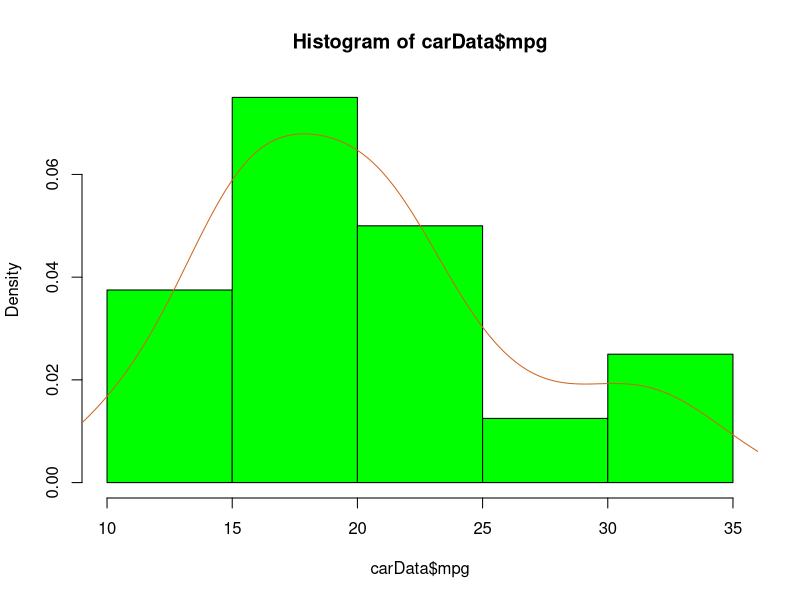
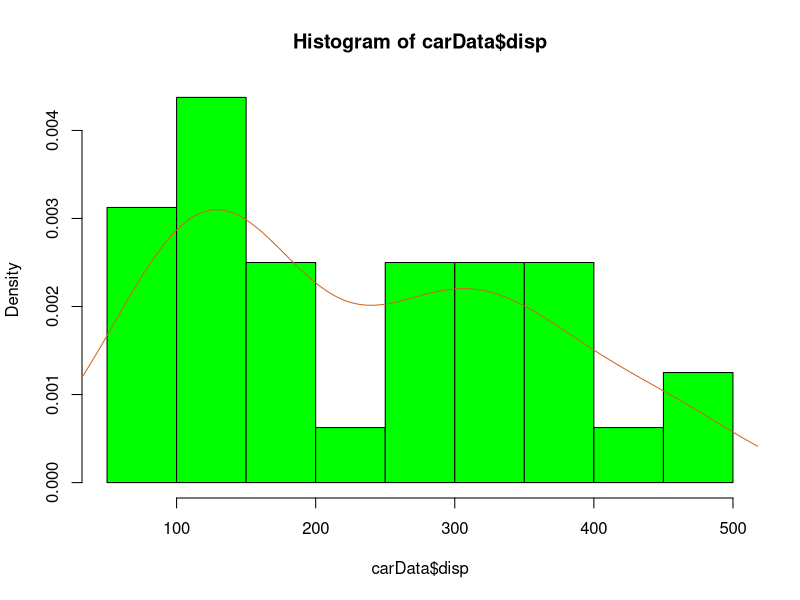
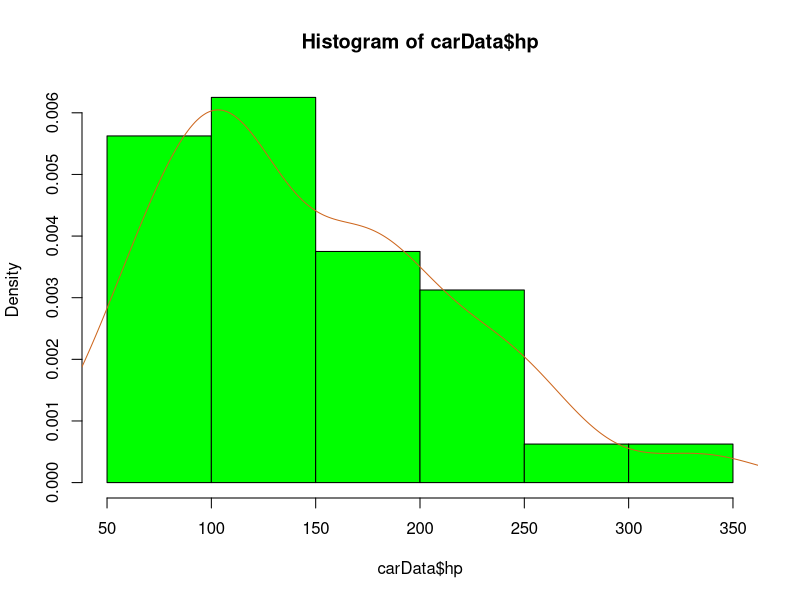
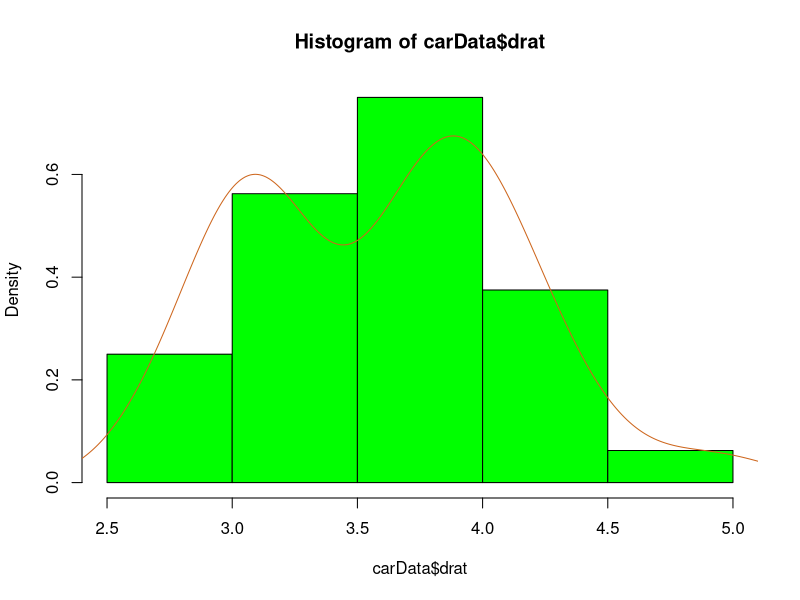
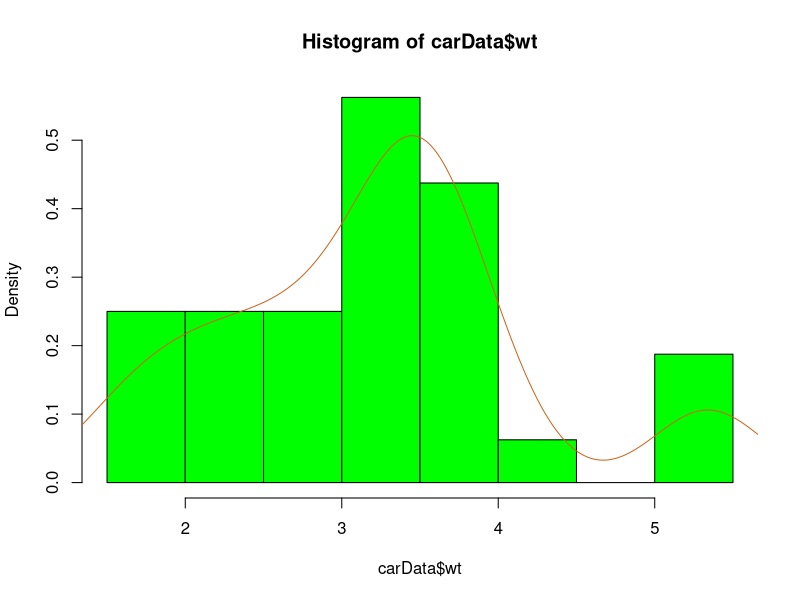
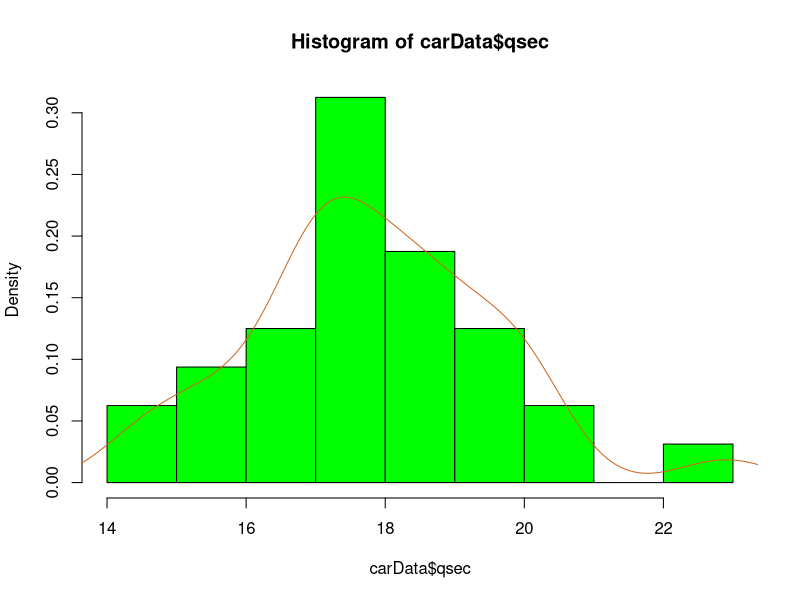

These figures' R source, in order: (Note: this script raises an error after producing the figures.)
rm(list=ls())
#library(moments)
library(e1071)
library(ggplot2)
mtcars
#Read description about the dataset
?mtcars
carData <- mtcars
#TOtal NUmber of Observations
# Use dim() to find the dimension of the data set
number.of.observations<-dim(carData)[1]
number.of.variables<-dim(carData)[2]

car.with.largest.hp<-row.names(subset(carData, carData$hp==max(carData$hp)))
car.with.largest.hp                                      

car.with.least.hp<-row.names(subset(carData, carData$hp==min(carData$hp)))
car.with.least.hp 

hist(carData$mpg,col="green", border="black",prob = TRUE)
lines(density(carData$mpg),col = "chocolate3")
skewness(carData$mpg,type=2)
kurtosis(carData$mpg,type=2)

hist(carData$disp,col="green",border="black",prob = TRUE)
lines(density(carData$disp),col = "chocolate3")
skewness(carData$disp,type=2)
kurtosis(carData$disp,type=2)

hist(carData$hp,col="green",border="black", prob = TRUE)
lines(density(carData$hp),col = "chocolate3")
skewness(carData$hp,type=2)
kurtosis(carData$hp,type=2)

hist(carData$drat,col="green",border="black",prob = TRUE)
lines(density(carData$drat),col = "chocolate3")
skewness(carData$drat,type=2)
kurtosis(carData$drat,type=2)

hist(carData$wt,col="green",border="black",prob = TRUE)
lines(density(carData$wt),col = "chocolate3")
skewness(carData$wt,type=2)
kurtosis(carData$wt,type=2)

hist(carData$qsec,col="green",border="black",prob = TRUE)
lines(density(carData$qsec),col = "chocolate3")
skewness(carData$qsec,type=2)
kurtosis(carData$qsec,type=2)

#https://www.freecodecamp.org/news/skewness-and-kurtosis-in-statistics-explained/
#https://community.gooddata.com/metrics-and-maql-kb-articles-43/normality-testing-skewness-and-kurtosis-241
#In statistics, skewness is a measure of the asymmetry of the probability distribution of a random variable about its mean. In other words, skewness tells you the amount and direction of skew (departure from horizontal symmetry). The skewness value can be positive or negative, or even undefined. If skewness is 0, the data are perfectly symmetrical, although it is quite unlikely for real-world data. As a general rule of thumb:
#If skewness is less than -1 or greater than 1, the distribution is highly skewed.
#If skewness is between -1 and -0.5 or between 0.5 and 1, the distribution is moderately skewed.
##If skewness is between -0.5 and 0.5, the distribution is approximately symmetric.

#Kurtosis tells you the height and sharpness of the central peak, relative to that of a standard bell curve.
#kurtosis is 3 for a normal distribution

carData.4cyl.hp<-subset(carData,carData$cyl==4)["hp"]
carData.8cyl.hp<-subset(carData,carData$cyl==8)["hp"]
diff.gross.hp<-round(mean(carData.8cyl.hp[,1])-mean(carData.4cyl.hp[,1]))                                       
print(diff.gross.hp)
diff.sd<-round(sd(carData.8cyl.hp[,1])-sd(carData.4cyl.hp[,1])) 
print(diff.sd)

print(cor(carData$mpg, carData$cyl, method = 'pearson'))
print(cor(carData$mpg, carData$disp, method = 'pearson')) 
print(cor(carData$mpg, carData$hp, method = 'pearson'))
print(cor(carData$mpg, carData$drat, method = 'pearson'))
print(cor(carData$mpg, carData$wt, method = 'pearson'))
print(cor(carData$mpg, carData$qsec, method = 'pearson'))

print(cor(carData$cyl, carData$disp, method = 'pearson')) 
print(cor(carData$cyl, carData$hp, method = 'pearson'))
print(cor(carData$cyl, carData$drat, method = 'pearson'))
print(cor(carData$cyl, carData$wt, method = 'pearson'))
print(cor(carData$cyl, carData$qsec, method = 'pearson'))

print(cor(carData$disp, carData$hp, method = 'pearson'))
print(cor(carData$disp, carData$drat, method = 'pearson'))
print(cor(carData$disp, carData$wt, method = 'pearson'))
print(cor(carData$disp, carData$qsec, method = 'pearson'))

print(cor(carData$hp, carData$drat, method = 'pearson'))
print(cor(carData$hp, carData$wt, method = 'pearson'))
print(cor(carData$hp, carData$qsec, method = 'pearson'))

print(cor(carData$drat, carData$wt, method = 'pearson'))
print(cor(carData$drat, carData$qsec, method = 'pearson'))

print(cor(carData$wt, carData$qsec, method = 'pearson'))

#Interpretation of Pearson Correlation Coefficient 
#The value of the correlation coefficient (r) lies between -1 to +1. When the value of –
#r=0; there is no relation between the variable.
#r=+1; perfectly positively correlated.
#r=-1; perfectly negatively correlated.
#r= 0 to 0.30; negligible correlation.
#r=0.30 to 0.50; moderate correlation.
#r=0.50 to 1 highly correlated.

cor(carData)

cor_df <- round(cor(carData), 2)

#melt the data frame
melted_cormat <- melt(cor_df)

#create correlation heatmap
ggplot(data = melted_cormat, aes(x=Var1, y=Var2, fill=value)) + 
  geom_tile() +
  geom_text(aes(Var2, Var1, label = value), size = 5) +
  scale_fill_gradient2(low = "blue", high = "red",
                       limit = c(-1,1), name="Correlation") +
  theme(axis.title.x = element_blank(),
        axis.title.y = element_blank(),
        panel.background = element_blank())

